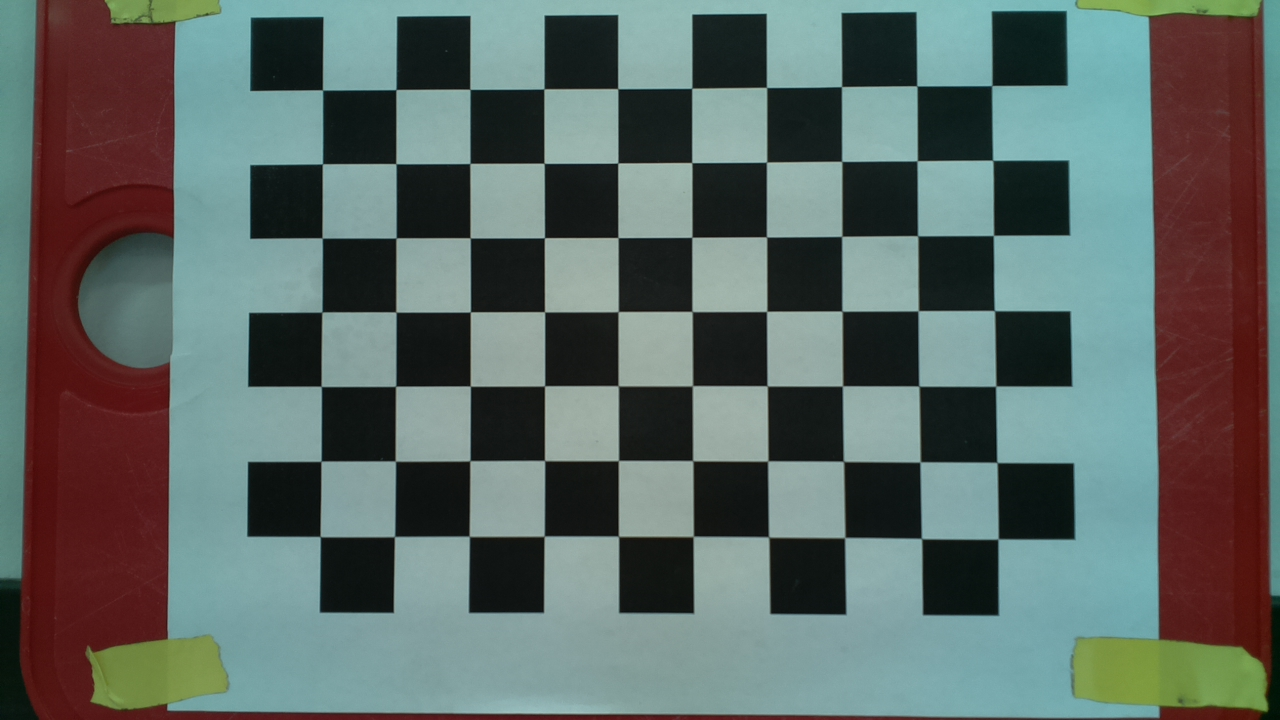
#> input picture computer_vision/Demo1/1.jpg, 1280 x 720 px; its folder holds only this picture in this run
$ python CameraMatrix.py
#> lines starting #> are read from the running program, lines starting #| are printed output that depends on the picture; after the words box and inside, x2 and y2 are one past the last pixel; in counts of white or black regions, pixels touching at a corner belong together
# get the srcPythonClass folder avaliable
#import the stuff
# import camera
import sys
import cv2
import numpy as np
import glob
import pickle

# camera matrix is defined as a 3x3 matrix
#
# [ fx  0  cx ]
# [  0 fy  cy ]
# [  0  0   1 ]
#
#
# This link below is the best resource I have found for camera calibration
# https://docs.opencv.org/2.4/modules/calib3d/doc/camera_calibration_and_3d_reconstruction.html
#
# https://docs.opencv.org/4.x/dc/dbb/tutorial_py_calibration.html

if __name__ == "__main__":
    # Define the dimensions of checkerboard
    CHECKERBOARD = (7, 10)


    # stop the iteration when specified
    # accuracy, epsilon, is reached or
    # specified number of iterations are completed.
    criteria = (cv2.TERM_CRITERIA_EPS +
                cv2.TERM_CRITERIA_MAX_ITER, 30, 0.001)


    # Vector for 3D points
    threedpoints = []

    # Vector for 2D points
    twodpoints = []


    #  3D points real world coordinates
    objectp3d = np.zeros((1, CHECKERBOARD[0]
                        * CHECKERBOARD[1],
                        3), np.float32)
    objectp3d[0, :, :2] = np.mgrid[0:CHECKERBOARD[0],
                                0:CHECKERBOARD[1]].T.reshape(-1, 2)
    prev_img_shape = None


    # Extracting path of individual image stored
    # in a given directory. Since no path is
    # specified, it will take current directory
    # jpg files alone
    images = glob.glob('*.jpg')

    for filename in images:
        image = cv2.imread(filename)
#> image is the input picture: shape (720, 1280, 3); mean B, G, R 100.4, 104.3, 92.3
        grayColor = cv2.cvtColor(image, cv2.COLOR_BGR2GRAY)
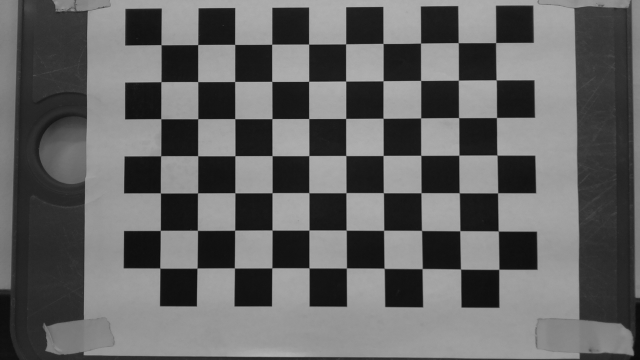
#> grayColor: shape (720, 1280) (shown at 1/2 size); min 9, max 185, mean 100.3

        # Find the chess board corners
        # If desired number of corners are
        # found in the image then ret = true
        ret, corners = cv2.findChessboardCorners(
                        grayColor, CHECKERBOARD,
                        cv2.CALIB_CB_ADAPTIVE_THRESH
                        + cv2.CALIB_CB_FAST_CHECK +
                        cv2.CALIB_CB_NORMALIZE_IMAGE)
#> ret = True; corners = 70 rows, first 8: [991, 84.85], [992.2, 160.4], [993.1, 235.1], [994.6, 310.3], [993.7, 386.3], [997.4, 462], [998.3, 536.1], [916.5, 86.14]

        # If desired number of corners can be detected then,
        # refine the pixel coordinates and display
        # them on the images of checker board
        if ret == True:
            threedpoints.append(objectp3d)

            # Refining pixel coordinates
            # for given 2d points.
            corners2 = cv2.cornerSubPix(
                grayColor, corners, (11, 11), (-1, -1), criteria)
#> corners2 = 70 rows, first 8: [991.8, 85.55], [992.7, 160.3], [993.5, 235.4], [994.5, 310.6], [995.7, 386.1], [996.9, 462.5], [998.1, 539], [916.8, 85.81]

            twodpoints.append(corners2)

            # Draw and display the corners
            image = cv2.drawChessboardCorners(image,
                                            CHECKERBOARD,
                                            corners2, ret)
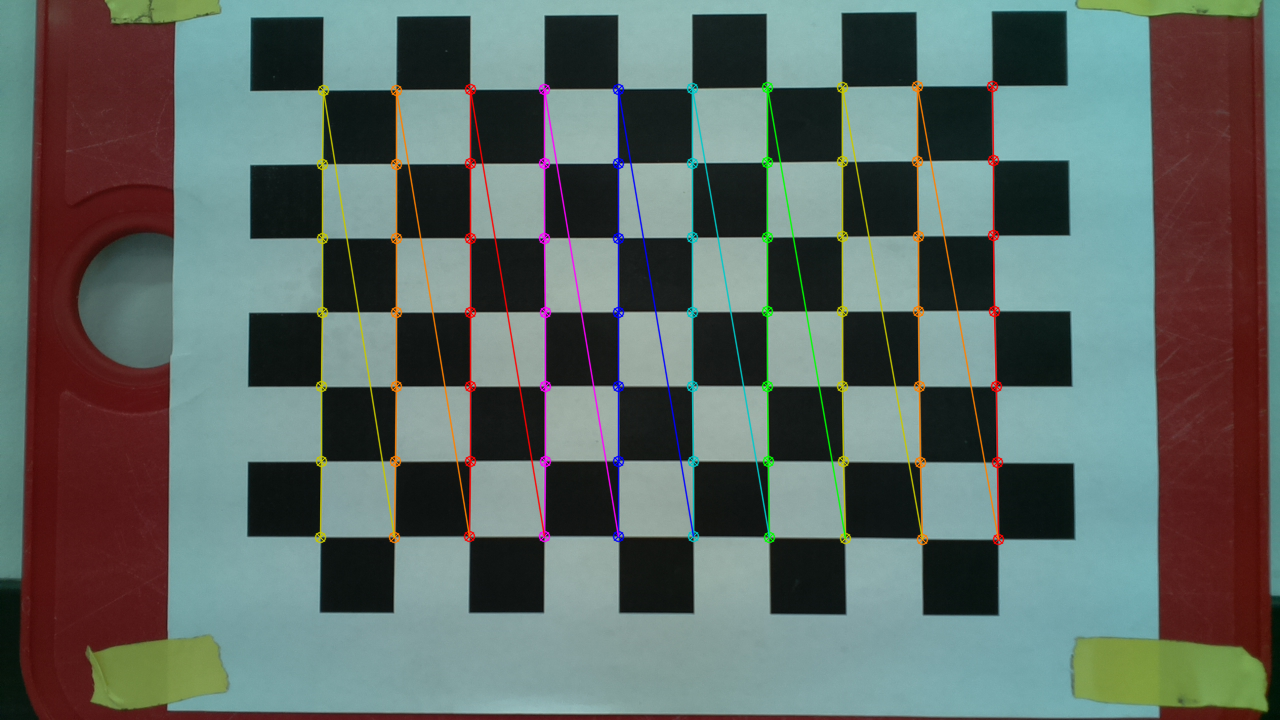
#> image: shape (720, 1280, 3); 3.39% of pixels changed, all inside (x1, y1, x2, y2) = (314, 80, 1005, 546)

        cv2.imshow('img', image)
        cv2.waitKey(500)

    cv2.destroyAllWindows()

    h, w = image.shape[:2]


    # Perform camera calibration by
    # passing the value of above found out 3D points (threedpoints)
    # and its corresponding pixel coordinates of the
    # detected corners (twodpoints)
    ret, matrix, distortion, r_vecs, t_vecs = cv2.calibrateCamera(
    threedpoints, twodpoints, grayColor.shape[::-1], None, None)
#> ret = 0.25; matrix = [[927.9, 0, 586.3], [0, 933.3, 375.9], [0, 0, 1]]; distortion = [[0.117, -0.291, 0.00389, -0.000808, 0.19]]; r_vecs = ([-0.00361, 0.03, 1.57],); t_vecs = ([5.43, -3.87, 12.54],)
    # save the camera matrix and distortion coefficients
    cameraMatrix = [ret, matrix, distortion, r_vecs, t_vecs]
#> cameraMatrix = [0.25, [[927.9, 0, 586.3], [0, 933.3, 375.9], [0, 0, 1]], [[0.117, -0.291, 0.00389, -0.000808, 0.19]], ([-0.00361, 0.03, 1.57],), ([5.43, -3.87, 12.54],)]

    # save the camera matrix and distortion coefficients
    with open('cameraMatrix.pkl', 'wb') as f:
        pickle.dump(cameraMatrix, f)

    # [25 lines of commented-out code are left out]

$ run again, on computer_vision/Demo1/13.jpg
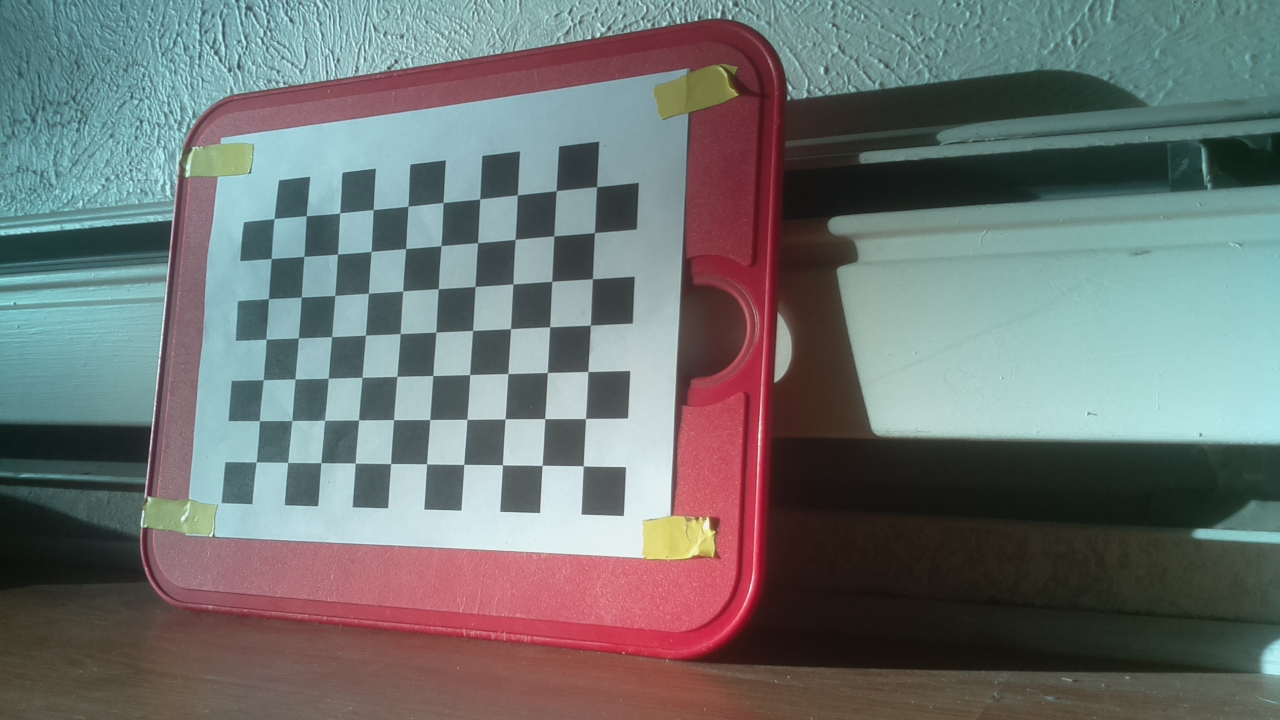
#> input picture computer_vision/Demo1/13.jpg, 1280 x 720 px
#> image is the input picture: shape (720, 1280, 3); mean B, G, R 113.9, 115.2, 110.3
#> `grayColor = cv2.cvtColor(image, cv2.COLOR_BGR2GRAY)`:
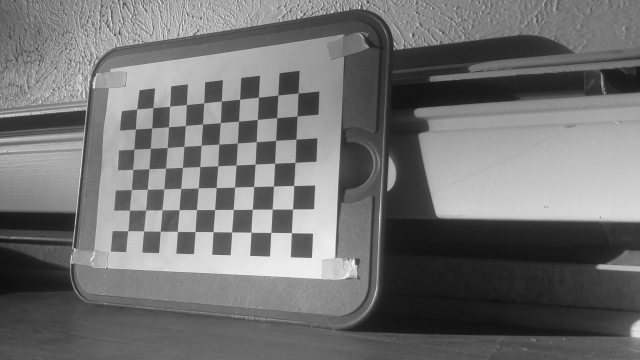
#> grayColor: shape (720, 1280) (shown at 1/2 size); min 12, max 242, mean 113.6
#> `ret, corners = cv2.findChessboardCorners( grayColor, CHECKERBOARD, cv2..`: ret = True; corners = 70 rows, first 8: [256.2, 461.9], [259.4, 420.5], [263.2, 379.7], [266.3, 339.1], [268.4, 298.6], [271.2, 258.5], [274, 218.6], [287.6, 462.4]
#> corners2 = 70 rows, first 8: [256.3, 462], [259.4, 420.6], [263.3, 379.8], [266, 339.2], [268.4, 298.6], [271.2, 258.5], [273.9, 218.6], [287.7, 462.4]
#> `image = cv2.drawChessboardCorners(image, CHECKERBOARD, corners2, ret)`:
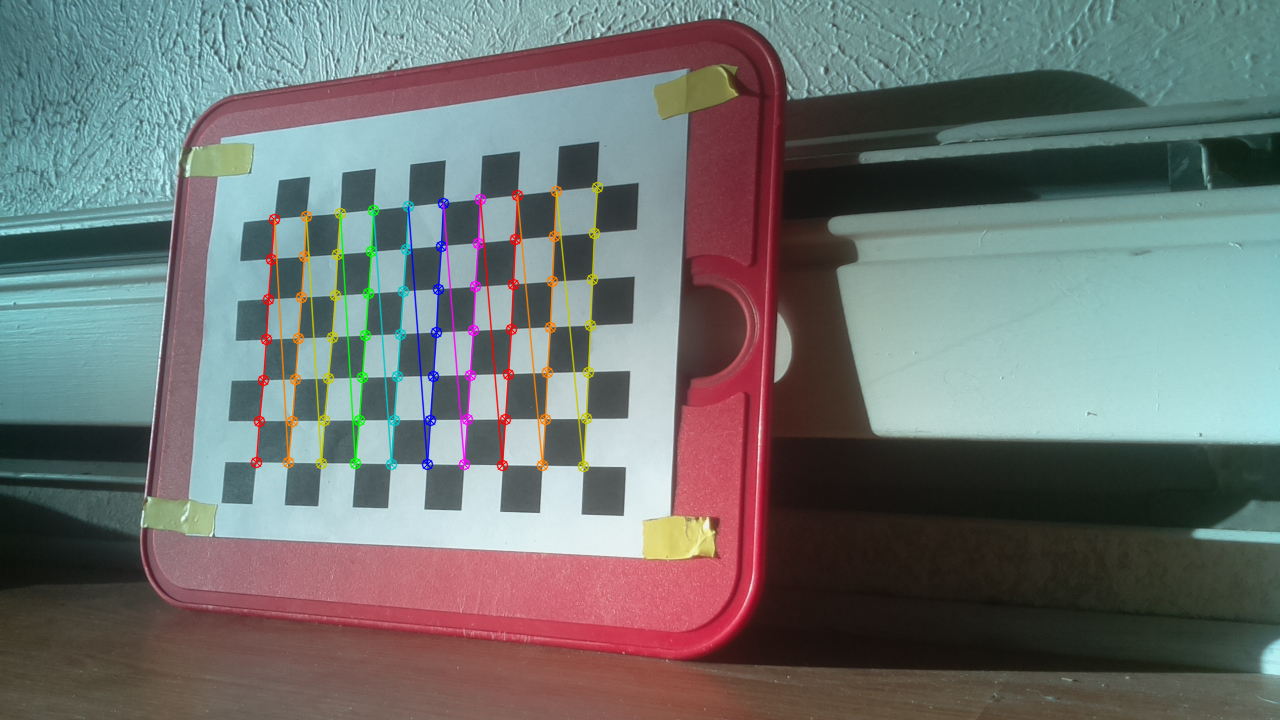
#> image: shape (720, 1280, 3); 2.18% of pixels changed, all inside (x1, y1, x2, y2) = (250, 181, 604, 473)
#> `ret, matrix, distortion, r_vecs, t_vecs = cv2.calibrateCamera( threedp..`: ret = 0.27; matrix = [[1731.9, 0, 644.4], [0, 1507, 264.2], [0, 0, 1]]; distortion = [[0.344, 10.09, -0.0451, 0.0103, -113.8]]; r_vecs = ([-0.657, 0.394, -1.52],); t_vecs = ([-8.18, 4.87, 37.01],)
#> cameraMatrix = [0.27, [[1731.9, 0, 644.4], [0, 1507, 264.2], [0, 0, 1]], [[0.344, 10.09, -0.0451, 0.0103, -113.8]], ([-0.657, 0.394, -1.52],), ([-8.18, 4.87, 37.01],)]

$ run again, on computer_vision/Demo1/14.jpg
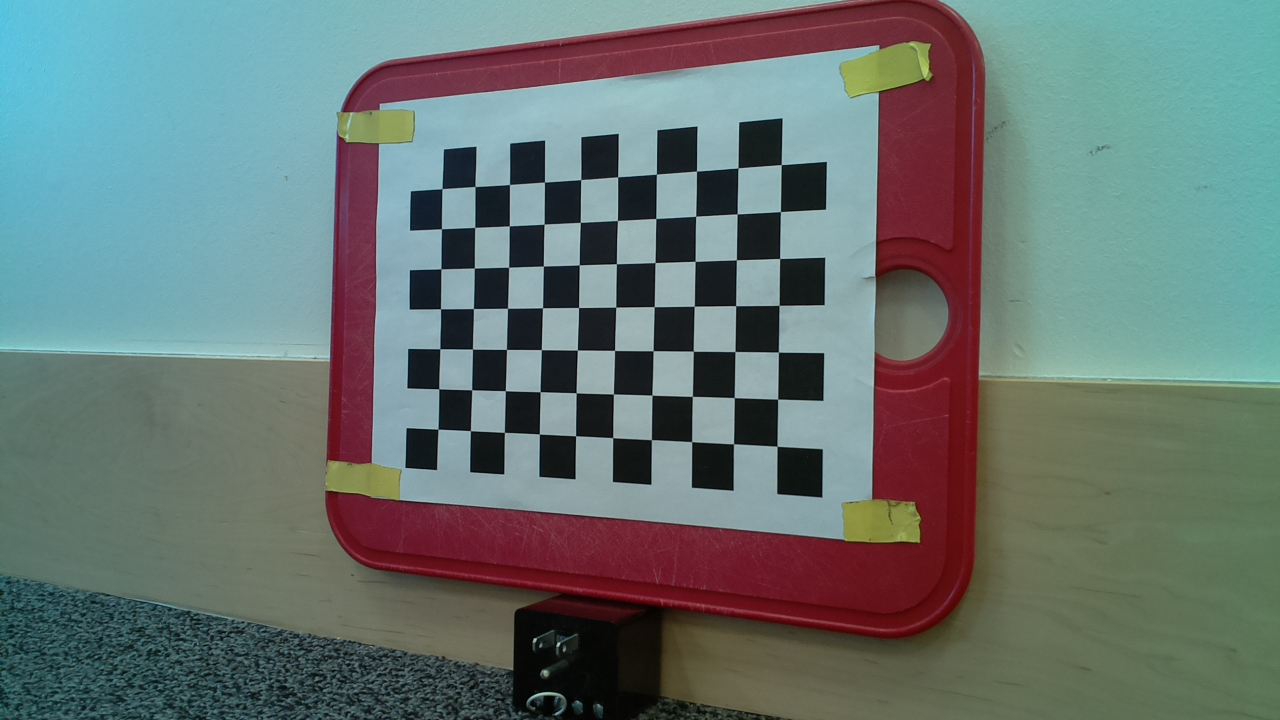
#> input picture computer_vision/Demo1/14.jpg, 1280 x 720 px
#> image is the input picture: shape (720, 1280, 3); mean B, G, R 114.1, 116.9, 102.5
#> `grayColor = cv2.cvtColor(image, cv2.COLOR_BGR2GRAY)`:
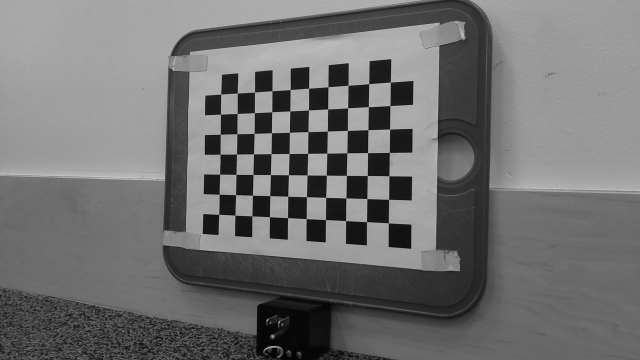
#> grayColor: shape (720, 1280) (shown at 1/2 size); min 0, max 207, mean 112.2
#> `ret, corners = cv2.findChessboardCorners( grayColor, CHECKERBOARD, cv2..`: ret = True; corners = 70 rows, first 8: [438, 429.2], [438.7, 388.8], [439.9, 348.8], [440.5, 308.7], [440.9, 268.7], [441.4, 228.7], [442, 188.7], [470.4, 430.6]
#> corners2 = 70 rows, first 8: [437.9, 429.2], [438.7, 388.8], [439.8, 348.7], [440.5, 308.7], [440.9, 268.8], [441.5, 228.7], [441.9, 188.7], [470.4, 430.7]
#> `image = cv2.drawChessboardCorners(image, CHECKERBOARD, corners2, ret)`:
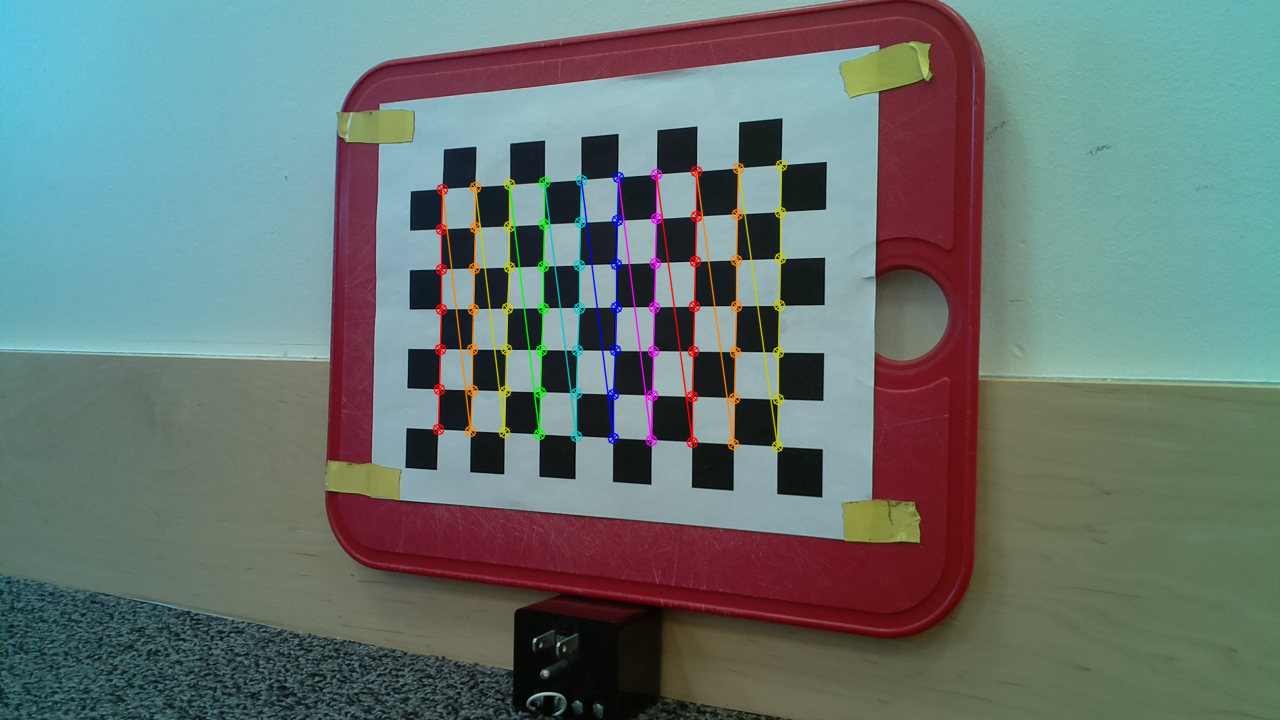
#> image: shape (720, 1280, 3); 2.18% of pixels changed, all inside (x1, y1, x2, y2) = (432, 159, 788, 453)
#> `ret, matrix, distortion, r_vecs, t_vecs = cv2.calibrateCamera( threedp..`: ret = 0.226; matrix = [[900.9, 0, 678.4], [0, 918.1, 359.3], [0, 0, 1]]; distortion = [[-0.0396, 1.87, 0.00434, -0.00713, -3.55]]; r_vecs = ([-0.338, 0.312, -1.53],); t_vecs = ([-6.11, 1.73, 23.11],)
#> cameraMatrix = [0.226, [[900.9, 0, 678.4], [0, 918.1, 359.3], [0, 0, 1]], [[-0.0396, 1.87, 0.00434, -0.00713, -3.55]], ([-0.338, 0.312, -1.53],), ([-6.11, 1.73, 23.11],)]
